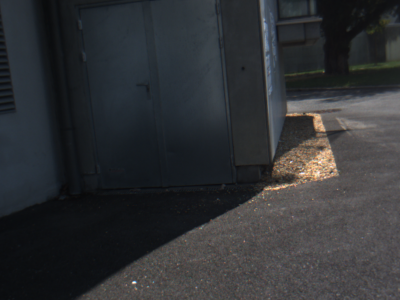
//> input picture image_0.bmp, 400 x 300 px
$ ./main image_0.bmp   (built with g++ and OpenCV 4)
//> lines starting //> are read from the running program, lines starting //| are printed output that depends on the picture
//> further down, mat is the input picture: 300 rows x 400 cols, CV_8UC3; mean B, G, R 52.7, 50.2, 48.5
#include <iostream>
#include<fstream>
#include<opencv2/opencv.hpp>
#include<vector>

using namespace std;

extern "C"{
#include <vl/generic.h>
#include <vl/stringop.h>
#include <vl/pgm.h>
#include <vl/sift.h>
#include <vl/getopt_long.h>
#include <vl/slic.h>
};

struct seg_struct
{
	int i;
	int j;
	int value;
	int sflag;
};

void getgradient(cv::Mat mat,cv::Mat& grad)
{
	//转换为灰度图片
	cv::Mat gray;
	cv::cvtColor(mat,gray,CV_BGR2GRAY);

	//求得x和y方向的一阶微分
	cv::Mat sobelx;
	cv::Mat sobely;
	cv::Sobel(gray,sobelx,CV_32F,1,0,3);
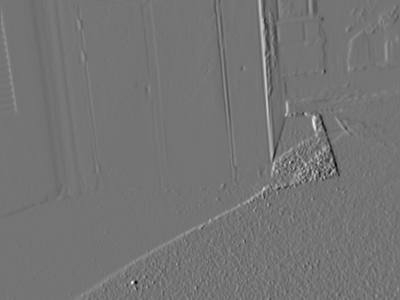
//> sobelx: 300 rows x 400 cols, CV_32FC1; min -411, max 488, mean 0.9; drawn with min black and max white
	cv::Sobel(gray,sobely,CV_32F,0,1,3);
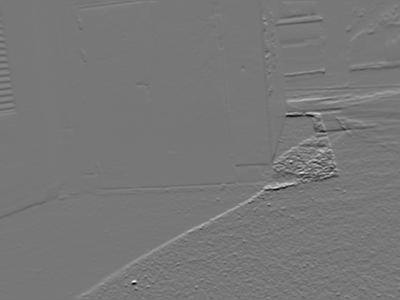
//> sobely: 300 rows x 400 cols, CV_32FC1; min -549, max 618, mean 0.8; drawn with min black and max white

	//求得梯度和方向
	cv::Mat norm;
	cv::Mat dir;
	cv::cartToPolar(sobelx,sobely,norm,dir);
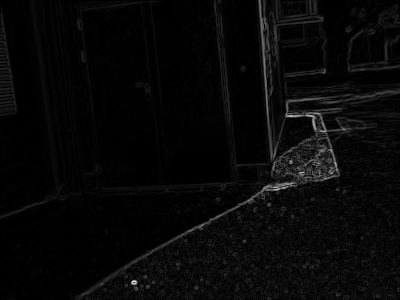
//> norm: 300 rows x 400 cols, CV_32FC1; min 0, max 653.4, mean 21.7; drawn with min black and max white
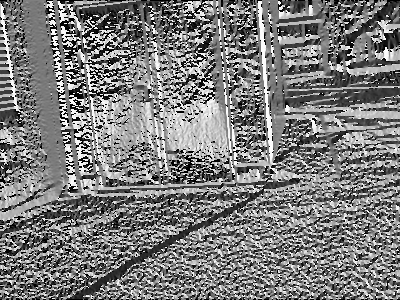
//> dir: 300 rows x 400 cols, CV_32FC1; min 0, max 6.28, mean 3.05; drawn with min black and max white
	//转换为8位单通道图像进行显示
	double normMax;
    cv::minMaxLoc(norm,NULL,&normMax);
//> normMax = 653.4

	norm.convertTo(grad,CV_8UC1,255.0/normMax,0);


	double dirMax;
	cv::minMaxLoc(dir,NULL,&dirMax);
//> dirMax = 6.28
	cv::Mat angle;
	dir.convertTo(angle,CV_8UC1,255.0/dirMax,0);

	cv::imwrite("grad.bmp",grad);

	cv::imwrite("angle.bmp",angle);

}
//superpixel segmentation
// [27 lines left out: function segmentation_fun, not called in this run]
void findEndPoint(cv::Mat mat1,vector<cv::Point2i>& pos)
{
	for(int i=1;i<mat1.rows-1;++i)
	{
		for(int j=1;j<mat1.cols-1;++j)
		{
			if(mat1.at<cv::Vec3b>(i,j) == cv::Vec3b(255,255,255))
			{
				int a = 0, b = 0, c = 0, d = 0;
				int count = 1;
				if (mat1.at<cv::Vec3b>(i-1, j-1)[2] == 255)	{count++; a = 1; c =1; }
				if (mat1.at<cv::Vec3b>(i-1, j  )[2] == 255)	{count++; a = 1;}
				if (mat1.at<cv::Vec3b>(i-1, j+1)[2] == 255)	{count++; a = 1; d =1; }
				if (mat1.at<cv::Vec3b>(i  , j-1)[2] == 255)	{count++; c =1; }
				if (mat1.at<cv::Vec3b>(i  , j+1)[2] == 255)	{count++; d =1; }
				if (mat1.at<cv::Vec3b>(i+1, j-1)[2] == 255)	{count++; b = 1; c =1; }
				if (mat1.at<cv::Vec3b>(i+1, j  )[2] == 255)	{count++; b = 1; }
				if (mat1.at<cv::Vec3b>(i+1, j+1)[2] == 255)	{count++; b = 1; d =1; }
				if (count > 1 && !((a == 1 && b == 1) || (c == 1 && d == 1))) {
					cv::Point2i temp;
					temp.x = j;
					temp.y = i;
					pos.push_back(temp);
				}
			}
		}
	}
}
// [121 lines left out: functions candidate_area, edge_grow, not called in this run]


int main()
{

	cv::Mat mat = cv::imread("image_0.bmp");
	//获得梯度
	cv::Mat grade;
	getgradient(mat,grade);
	cv::Mat mat_1 = cv::imread("image_1.bmp");
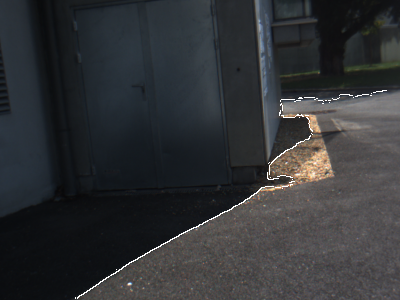
//> input picture image_1.bmp, 400 x 300 px
//> mat_1 is the input picture: 300 rows x 400 cols, CV_8UC3; mean B, G, R 54.1, 51.6, 50
	vector<cv::Point2i> endpoint_vec;
	//获得断点
	findEndPoint(mat_1,endpoint_vec);
//> after the loop in findEndPoint, `for(int i=1;i<mat1.rows-1;++i)`: pos = 65 Points (x, y), first 12: [386, 90], [373, 92], [368, 94], [339, 95], [352, 95], [370, 95], [371, 95], [355, 96], [304, 97], [314, 97], [339, 97], [298, 98]
//> endpoint_vec has the same summary as pos in findEndPoint
	//超像素分割
//> (the run ends here: the program needs code that is not available in this run, at `vl_uint32* segmentation = new vl_uint32[mat.rows*mat.cols];`)
